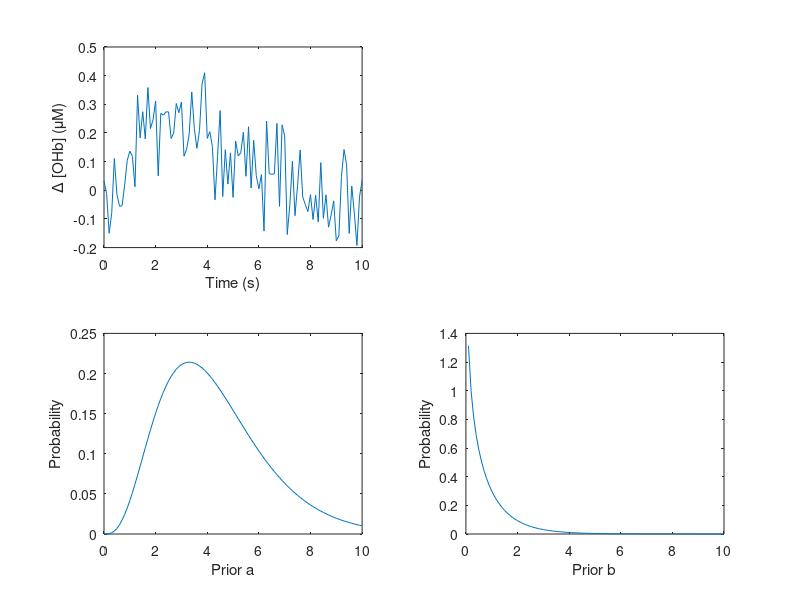

Source code (MATLAB): (Note: this script raises an error after producing the figure.)
%% Test spike

close all
clear all

%% Test 1


Fs      = 10;
dur     = 10; % sec
x       = 0:(1/Fs):dur; % sec

a		= 4.30; % peak time 4.5 s after stim, shape
b		= 0.75; % scale
sigma	= 0.1;
y       = gampdf(x,a,b);
y		= y+sigma*randn(size(y));

figure(666)
subplot(221)
plot(x,y)
xlabel('Time (s)');
ylabel('\Delta [OHb] (\muM)');


r			= a;
lambda		= 1;
aprior		= r; % peak time 4.5 s after stim, shape
bprior		= 1/lambda; % scale
prior       = gampdf(x,aprior,bprior);

subplot(223)
plot(x,prior)
xlabel('Prior a');
ylabel('Probability');

r			= b;
lambda		= 1;
aprior		= r; % peak time 4.5 s after stim, shape
bprior		= 1/lambda; % scale
prior       = gampdf(x,aprior,bprior);

subplot(224)
plot(x,prior)
xlabel('Prior b');
ylabel('Probability');

% return
%% Data
dataStruct.y		= y;
dataStruct.x		= x;
dataStruct.Ntotal	= length(y);

%% INTIALIZE THE CHAINS

nChains		= 4;
initsStruct = struct([]);
for ii = 1:nChains
	initsStruct(ii).sigma		= sigma;
	initsStruct(ii).a			= a;
	initsStruct(ii).b			= b;
end


%% RUN THE CHAINS
parameters		= {'b','a','sigma','g'}; % The parameter(s) to be monitored.
burnInSteps		= 1000;		% Number of steps to 'burn-in' the samplers.
numSavedSteps	= 1000;		% Total number of steps in chains to save.
thinSteps		= 1;		% Number of steps to 'thin' (1=keep every step).
nIter			= ceil((numSavedSteps*thinSteps )/nChains); % Steps per chain.
doparallel		= 1; % do not use parallelization
if doparallel
	isOpen = matlabpool('size') > 0;
	if ~isOpen
		matlabpool open
	end
end
fprintf( 'Running JAGS...\n' );
% [samples, stats, structArray] = matjags( ...
% 	tic
model = 'model_gamma.txt';
[samples,stats,structArray] = pa_matjags(...
	dataStruct,...                     % Observed data
	fullfile(pwd, model), ...			% File that contains model definition
	initsStruct,...                    % Initial values for latent variables
	'doparallel',doparallel, ...      % Parallelization flag
	'nchains',nChains,...              % Number of MCMC chains
	'nburnin',burnInSteps,...          % Number of burnin steps
	'nsamples',nIter,...				% Number of samples to extract
	'thin',thinSteps,...              % Thinning parameter
	'monitorparams',parameters, ...    % List of latent variables to monitor
	'savejagsoutput',1,...          % Save command line output produced by JAGS?
	'verbosity',0,...               % 0=do not produce any output; 1=minimal text output; 2=maximum text output
	'cleanup',0);                    % clean up of temporary files?


%%
b		= samples.b;
a	= samples.a;
sigma	= samples.sigma;

figure(1)
subplot(131)
plot(b');

subplot(132)
plot(a');

subplot(133)
plot(sigma');

%%
b = b(:);
a = a(:);
sigma = sigma(:);


figure(2)
subplot(221)
plotPost(b,'showMode',true);

subplot(222)
plotPost(a,'showMode',true);

subplot(223)
plotPost(sigma);

% subplot(224)
% col = pa_statcolor(64,[],[],[],'def',6);
% col = col(:,[3 2 1]);
% colormap(col);
%  [N,C] = hist3([a b],{0:1:20 0:.1:10});
%   imagesc(C{1},C{2},N)
%   xlabel('a');
%   ylabel('b');
% % plot(b,a,'.');
% box off
% set(gca,'TickDir','out','YDir','normal');
% axis square
%%
x       = 0:(1/Fs):dur; % sec
% figure(3)
subplot(224)
plot(x,y,'k-','LineWidth',2)

hold on
for idx = 1:numSavedSteps
ypred   = gampdf(x,a(idx),b(idx));
plot(x,ypred,'k-','Color',[.7 .7 .7]);
end
axis square
box off
set(gca,'TickDir','out');

%%
return
d = 'E:\DATA\Studenten\Guus\LR-1705';
cd(d);
fname = 'processed_nirs_data_LR-1705-2013-10-14-0001';

load(fname);
whos
O = nirs_data.processed_data(2,:);
S = nirs_data.stimulus;

% plot(O)
% hold on
% plot(S')
% T81

y		= nirs_data.processed_data(2,:);
xa		= nirs_data.stimulus(1,:)+nirs_data.stimulus(3,:);
xv		= nirs_data.stimulus(2,:)+nirs_data.stimulus(3,:);
xav		= nirs_data.stimulus(3,:);
Ntotal	= length(y);

%% Data
dataStruct.y		= y;
dataStruct.xa		= xa;
dataStruct.xv		= xv;
dataStruct.xav		= xav;
dataStruct.Ntotal	= Ntotal;

%% INTIALIZE THE CHAINS
b = regstats(dataStruct.y,dataStruct.x,'linear',{'beta','r'});
% G = 1 - sigma^2/p^2;
% sigma = v/o
%
G = b.beta(2);
sigma = std(b.r);
sigmaP = -sigma/(G-1);
sigmaL = sigma;

nChains		= 4;
initsStruct = struct([]);
for ii = 1:nChains
	initsStruct(ii).sigmaL			= sigmaL;
	initsStruct(ii).sigmaP			= sigmaP;
end

%% RUN THE CHAINS
parameters		= {'b','a','sigma'}; % The parameter(s) to be monitored.
burnInSteps		= 1000;		% Number of steps to 'burn-in' the samplers.
numSavedSteps	= 1000;		% Total number of steps in chains to save.
thinSteps		= 1;		% Number of steps to 'thin' (1=keep every step).
nIter			= ceil((numSavedSteps*thinSteps )/nChains); % Steps per chain.
doparallel		= 1; % do not use parallelization
if doparallel
	isOpen = matlabpool('size') > 0;
	if ~isOpen
		matlabpool open
	end
end
fprintf( 'Running JAGS...\n' );
% [samples, stats, structArray] = matjags( ...
% 	tic
model = 'model_nirshrf.txt';
[samples,stats,structArray] = pa_matjags(...
	dataStruct,...                     % Observed data
	fullfile(pwd, model), ...			% File that contains model definition
	initsStruct,...                    % Initial values for latent variables
	'doparallel',doparallel, ...      % Parallelization flag
	'nchains',nChains,...              % Number of MCMC chains
	'nburnin',burnInSteps,...          % Number of burnin steps
	'nsamples',nIter,...				% Number of samples to extract
	'thin',thinSteps,...              % Thinning parameter
	'monitorparams',parameters, ...    % List of latent variables to monitor
	'savejagsoutput',1,...          % Save command line output produced by JAGS?
	'verbosity',0,...               % 0=do not produce any output; 1=minimal text output; 2=maximum text output
	'cleanup',0);                    % clean up of temporary files?
